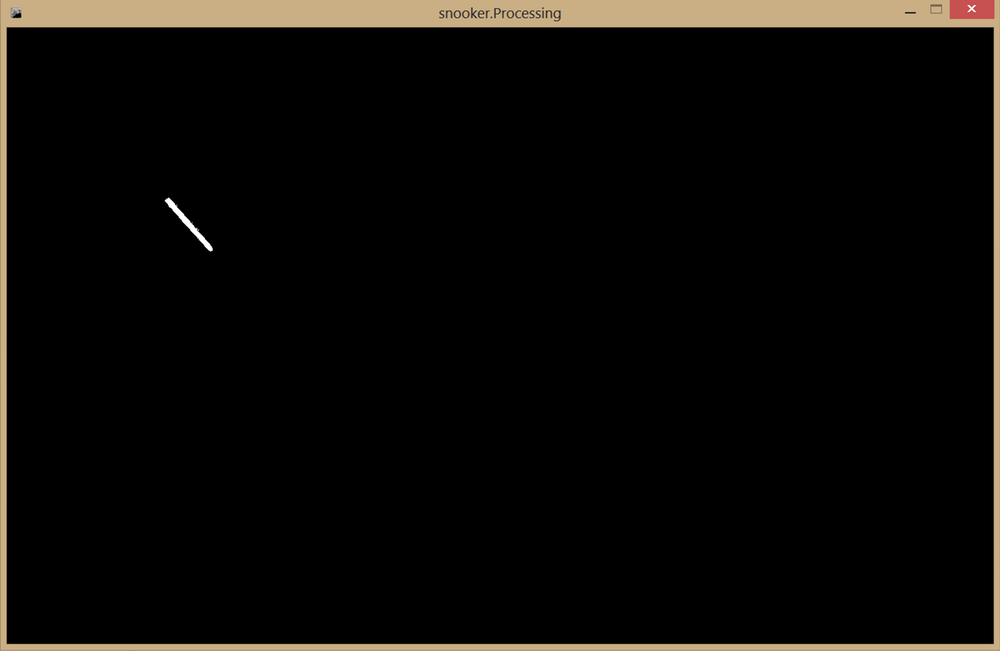
#> input picture lailP.png, 1000 x 651 px, shrunk from 1351 x 880 before the run
$ python test.py   (older library calls are emulated)
#> lines starting #> are read from the running program, lines starting #| are printed output that depends on the picture; after the words box and inside, x2 and y2 are one past the last pixel; in counts of white or black regions, pixels touching at a corner belong together
import cv2
import numpy as np
FRAMES = 3
# Load image, convert to grayscale, threshold and find contours
img = cv2.imread('lailP.png')
#> img is the input picture: shape (651, 1000, 3); mean B, G, R 8.6, 11.2, 13.1
gray = cv2.cvtColor(img,cv2.COLOR_BGR2GRAY)
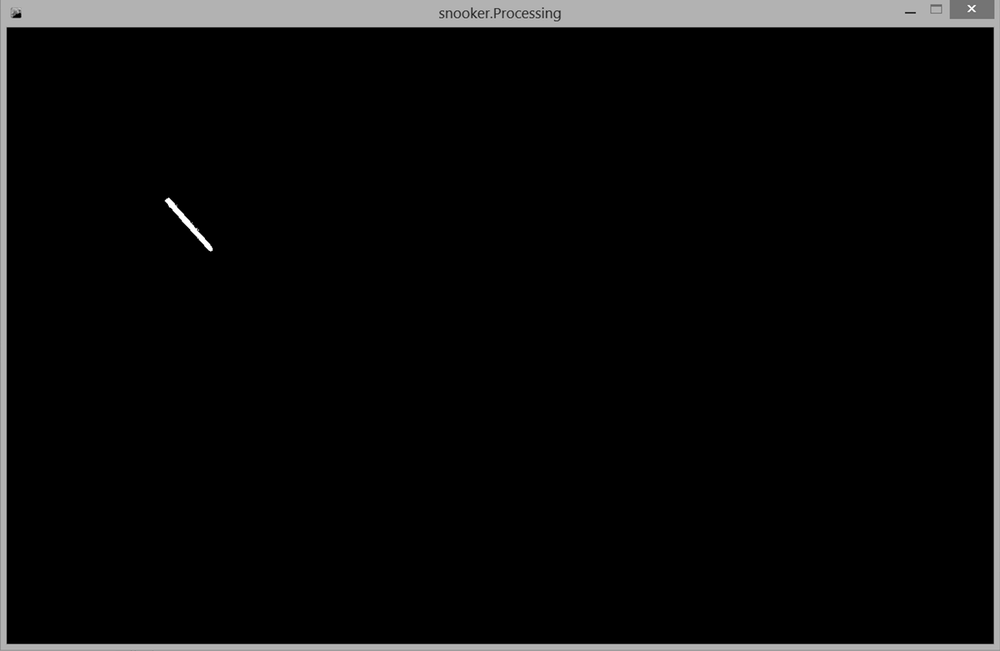
#> gray: shape (651, 1000); min 0, max 255, mean 11.5
ret, thresh = cv2.threshold(gray,127,255,cv2.THRESH_BINARY)
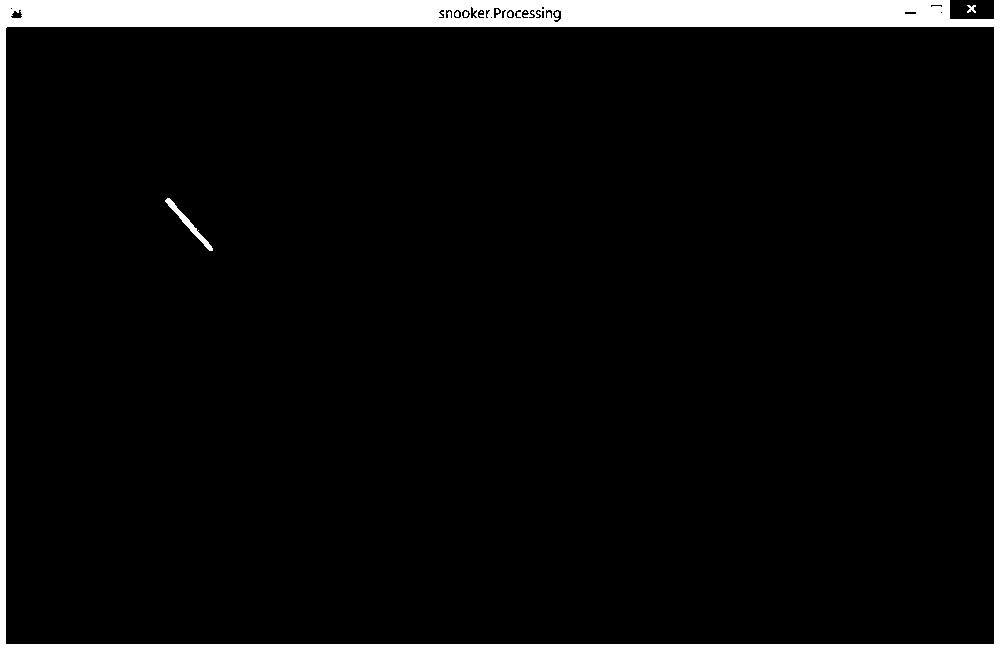
#> thresh: shape (651, 1000); 6.2% white; 10 white regions (6 under 20 px)
_, contours, hier = cv2.findContours(thresh,cv2.RETR_LIST,cv2.CHAIN_APPROX_SIMPLE)
#> contours = 35 contours, 11 with area under 20; largest, box (x1, y1, x2, y2) and area: (0, 0, 1000, 651) 648496, (5, 26, 995, 645) 611198, (165, 198, 213, 251) 315, (552, 9, 562, 23) 83, (10, 9, 23, 19) 72
# cnt = contours[0]
cnt = np.arange(FRAMES*2).reshape(FRAMES, 2)
cnt[0][0] = 50
cnt[0][1] = 50
cnt[1][0] = 60
cnt[1][1] = 60
cnt[2][0] = 80
cnt[2][1] = 80
# then apply fitline() function
[vx,vy,x,y] = cv2.fitLine(cnt,cv2.DIST_L2,0,0.01,0.01)
# Now find two extreme points on the line to draw line
lefty = int((-x*vy/vx) + y)
righty = int(((gray.shape[1]-x)*vy/vx)+y)
#> righty = 1000

# Finally draw the line
cv2.line(img,(gray.shape[1]-1,righty),(0,lefty),255,2)
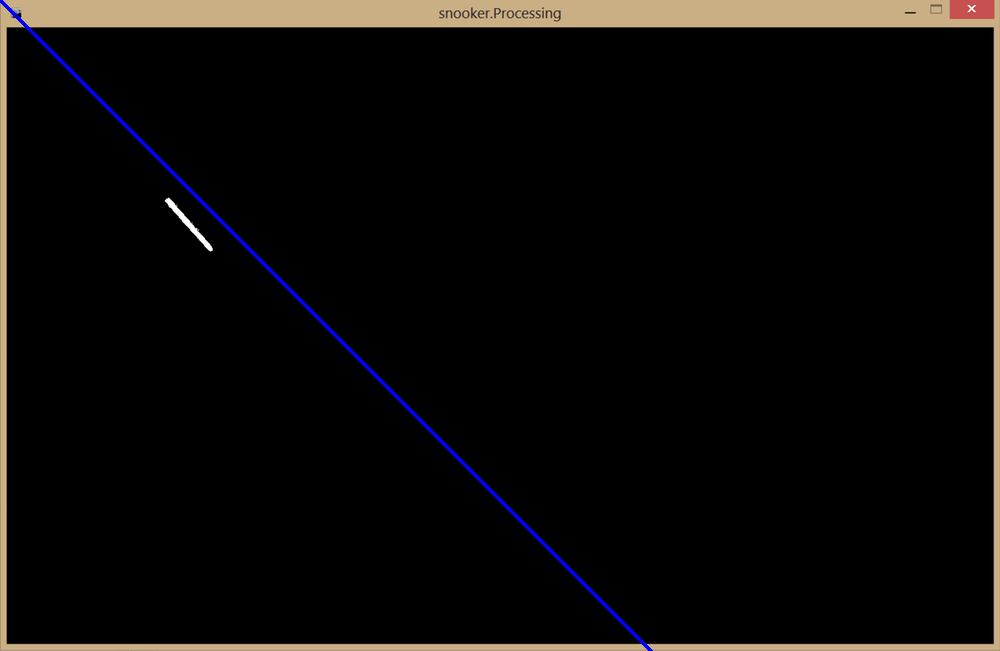
#> img: shape (651, 1000, 3); 0.5% of pixels changed, all inside (x1, y1, x2, y2) = (0, 0, 653, 651)
cv2.circle(img, (60, 20), 5, (0, 0, 255), -1)
#> img: shape (651, 1000, 3); 0.01% of pixels changed, all inside (x1, y1, x2, y2) = (55, 15, 66, 26)
cv2.circle(img, (55, 50), 5, (0, 0, 255), -1)
#> img: shape (651, 1000, 3); mean B, G, R 9.8, 11.2, 13.1
cv2.circle(img, (50, 75), 5, (0, 0, 255), -1)
#> img: shape (651, 1000, 3); mean B, G, R 9.8, 11.2, 13.2
cv2.imshow('img',img)
cv2.waitKey(0)
cv2.destroyAllWindows()
